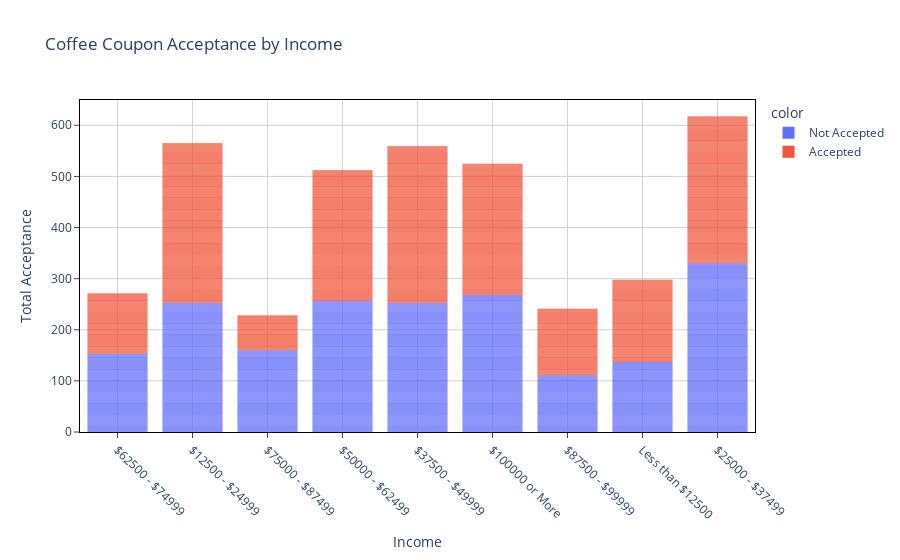

The cell this chart's notebook holds for it:
### Markdown cell above
@Finding

Coffee coupons were accepted comparatively more by the passanger with friends group whereas comparatively less when travelling alone.

### Code cell
# Lets create a barplot based on the coffee coupon acceptance, by income 

fig = px.bar(df_coffee_coupons['income'], color=df_coffee_coupons['acceptance'], 
             title = 'Coffee Coupon Acceptance by Income',
            labels={'value':'Income',
                   'count':'Total Acceptance'}
            )

fig.update_layout(
    plot_bgcolor='white'
)

fig.update_xaxes(
    tickangle = 45,
    mirror=True,
    ticks='outside',
    showline=True,
    linecolor='black',
    gridcolor='lightgrey'
)
fig.update_yaxes(
    mirror=True,
    ticks='outside',
    showline=True,
    linecolor='black',
    gridcolor='lightgrey'
)

fig.update_traces(marker_line_width = 0,
                  selector=dict(type="bar"))

fig.update_layout(bargap=0.2,
                  bargroupgap = 0,
                 )
fig.show()

### Figure 1 — Plotly figure (JSON) as saved in the notebook; plotly's stock layout.template omitted (floating-point values rounded to 4 significant figures; data arrays with more than 128 entries replaced by an {"elided": "..."} marker saying what was removed)
{"data": [{"alignmentgroup": "True", "hovertemplate": "color=Not Accepted<br>Income=%{x}<br>Total Acceptance=%{y}<extra></extra>", "legendgroup": "Not Accepted", "marker": {"color": "#636efa", "line": {"width": 0}, "pattern": {"shape": ""}}, "name": "Not Accepted", "offsetgroup": "Not Accepted", "orientation": "v", "showlegend": true, "textposition": "auto", "type": "bar", "x": {"elided": "1922 str values"}, "xaxis": "x", "y": {"elided": "1922 int values"}, "yaxis": "y"}, {"alignmentgroup": "True", "hovertemplate": "color=Accepted<br>Income=%{x}<br>Total Acceptance=%{y}<extra></extra>", "legendgroup": "Accepted", "marker": {"color": "#EF553B", "line": {"width": 0}, "pattern": {"shape": ""}}, "name": "Accepted", "offsetgroup": "Accepted", "orientation": "v", "showlegend": true, "textposition": "auto", "type": "bar", "x": {"elided": "1894 str values"}, "xaxis": "x", "y": {"elided": "1894 int values"}, "yaxis": "y"}], "layout": {"bargap": 0.2, "bargroupgap": 0, "barmode": "relative", "legend": {"title": {"text": "color"}, "tracegroupgap": 0}, "plot_bgcolor": "white", "title": {"text": "Coffee Coupon Acceptance by Income"}, "xaxis": {"anchor": "y", "domain": [0, 1], "gridcolor": "lightgrey", "linecolor": "black", "mirror": true, "showline": true, "tickangle": 45, "ticks": "outside", "title": {"text": "Income"}}, "yaxis": {"anchor": "x", "domain": [0, 1], "gridcolor": "lightgrey", "linecolor": "black", "mirror": true, "showline": true, "ticks": "outside", "title": {"text": "Total Acceptance"}}}}
